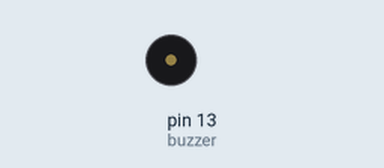
This sketch was run on a simulated Arduino Uno, built with avr-gcc and run on an emulated ATmega328P. On the bench: buzzer (waves = sounding, pin HIGH).

Above: at 0.8 s.
At 3.12 s:
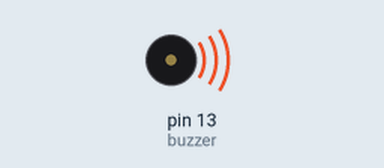
Timing chart, 0 to 3.4 s (numbered marks = the images above):
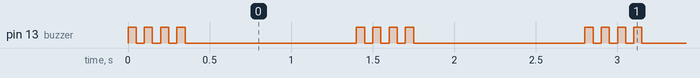

The sketch:

2_BUZZER.ino
```cpp
/* Connect buzzer to Pin 13 */
int buzzer=13;
void setup()
{
pinMode(buzzer, OUTPUT);
}
void loop()
{     for (int i=0; i<4; i++)
       {    digitalWrite(buzzer, HIGH);
          delay(50); // 1m x 50=0.05msec
          digitalWrite(buzzer, LOW);
          delay(50);
       }
    delay(1000); // 1m x 1000= 1 sec
}
```

Measured:
- by itself, pin 13 (buzzer): repeats every 1.4 s: 3 × (LOW 0.05 s, HIGH 0.05 s), LOW 1.1 s, HIGH 0.05 s
- by itself, everything shown: repeats every 1.4 s, in 8 steps
